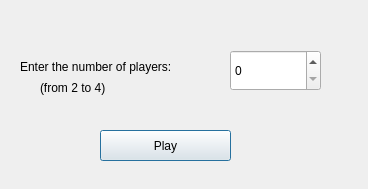
<?xml version="1.0" encoding="UTF-8"?>
<ui version="4.0">
 <class>SetPlayerDialog</class>
 <widget class="QDialog" name="SetPlayerDialog">
  <property name="geometry">
   <rect>
    <x>0</x>
    <y>0</y>
    <width>368</width>
    <height>189</height>
   </rect>
  </property>
  <property name="windowTitle">
   <string>Dialog</string>
  </property>
  <widget class="QLabel" name="label">
   <property name="geometry">
    <rect>
     <x>20</x>
     <y>60</y>
     <width>201</width>
     <height>16</height>
    </rect>
   </property>
   <property name="text">
    <string>&lt;html&gt;&lt;head/&gt;&lt;body&gt;&lt;p&gt;Enter the number of players:&lt;br/&gt;&lt;/p&gt;&lt;/body&gt;&lt;/html&gt;</string>
   </property>
  </widget>
  <widget class="QLabel" name="label_2">
   <property name="geometry">
    <rect>
     <x>40</x>
     <y>80</y>
     <width>161</width>
     <height>16</height>
    </rect>
   </property>
   <property name="text">
    <string>(from 2 to 4)</string>
   </property>
  </widget>
  <widget class="QSpinBox" name="playersSpinBox">
   <property name="geometry">
    <rect>
     <x>230</x>
     <y>50</y>
     <width>91</width>
     <height>41</height>
    </rect>
   </property>
  </widget>
  <widget class="QPushButton" name="setButton">
   <property name="geometry">
    <rect>
     <x>100</x>
     <y>130</y>
     <width>131</width>
     <height>31</height>
    </rect>
   </property>
   <property name="text">
    <string>Play</string>
   </property>
  </widget>
 </widget>
 <resources/>
 <connections/>
</ui>
